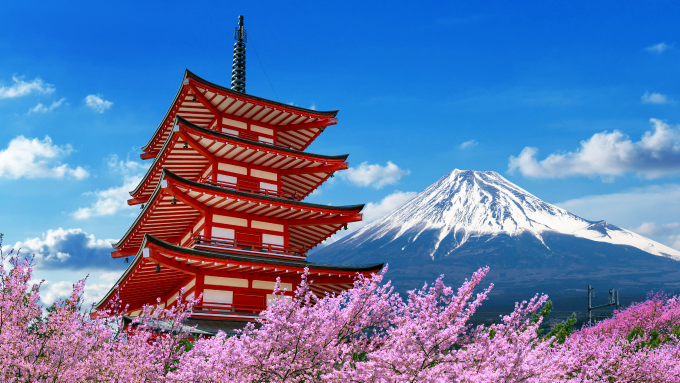
#> input picture Tuan1/bai3/photo.jpg, 1360 x 765 px (shown at 1/2 size)
$ python resampling.py
#> lines starting #> are read from the running program, lines starting #| are printed output that depends on the picture
import cv2
import os

# ==================== THAY ĐƯỜNG DẪN ẢNH CỦA BẠN Ở ĐÂY ====================
img_path = 'photo.jpg'          # ←←←←← THAY BẰNG ẢNH MÀU CỦA BẠN
# ======================================================================

# Đọc ảnh (màu để dễ so sánh dung lượng file)
img = cv2.imread(img_path)
#> img is the input picture: shape (765, 1360, 3); mean B, G, R 170, 120.7, 98.2

if img is None:
    print("❌ Không đọc được ảnh! Kiểm tra lại đường dẫn.")
else:
    print(f"✅ Shape ảnh gốc: {img.shape} (W x H x Channels)")
#| ✅ Shape ảnh gốc: (765, 1360, 3) (W x H x Channels)

    # Giảm kích thước bằng slicing (theo đúng yêu cầu bài)
    img_half = img[::2, ::2]
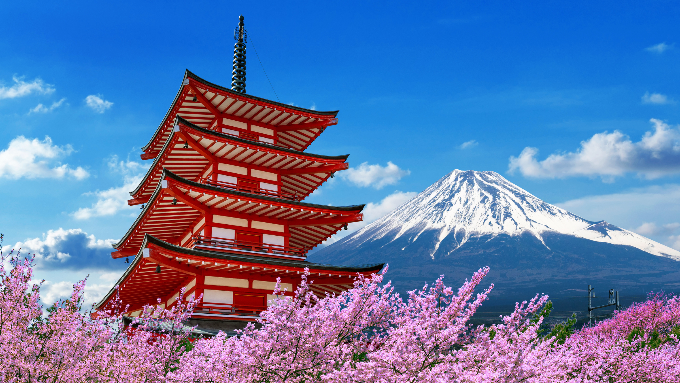
#> img_half: shape (383, 680, 3); mean B, G, R 170, 120.7, 98.2
    print(f"✅ Shape ảnh 1/2: {img_half.shape}")
#| ✅ Shape ảnh 1/2: (383, 680, 3)

    img_quarter = img[::4, ::4]
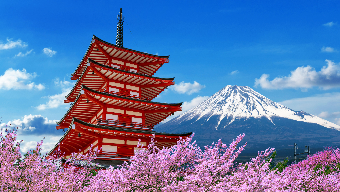
#> img_quarter: shape (192, 340, 3); mean B, G, R 170.2, 120.8, 98.3
    print(f"✅ Shape ảnh 1/4: {img_quarter.shape}")
#| ✅ Shape ảnh 1/4: (192, 340, 3)

    # Lưu kết quả
    cv2.imwrite('half.jpg', img_half)
    cv2.imwrite('quarter.jpg', img_quarter)
    print("✅ Đã lưu: half.jpg và quarter.jpg")

    # So sánh dung lượng file (KB) - chỉ áp dụng với ảnh màu
    if len(img.shape) == 3:   # ảnh màu
        size_orig = os.path.getsize(img_path) / 1024
        size_half = os.path.getsize('half.jpg') / 1024
        size_quarter = os.path.getsize('quarter.jpg') / 1024

        print(f"\n📊 So sánh dung lượng file:")
        print(f"   Ảnh gốc     : {size_orig:.2f} KB")
        print(f"   Ảnh 1/2     : {size_half:.2f} KB")
        print(f"   Ảnh 1/4     : {size_quarter:.2f} KB")
        print(f"   → Ảnh 1/4 nhỏ hơn ảnh gốc khoảng {size_orig/size_quarter:.1f} lần")
    else:
        print("\nẢnh grayscale → không yêu cầu so sánh dung lượng.")

    cv2.imshow('Original', img)
    cv2.imshow('1/2', img_half)
    cv2.imshow('1/4', img_quarter)
    cv2.waitKey(0)
    cv2.destroyAllWindows()
